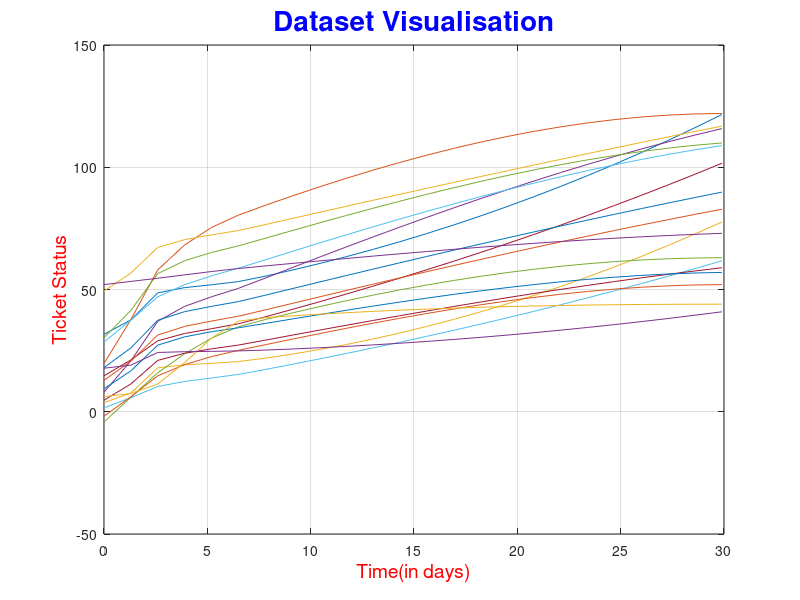

Source code (MATLAB): (Note: this script raises an error after producing the figure.)
 
%Written by- 
%               Satyajit Gantayat,
%               V semester,BTech EEE, 
%               NITK Surathkal,Karnataka
%               Date-29-10-2018

clear
close all
clc

%% preparing data
%data=xlsread('dataset_train ticket.csv'); %reading the excel dataset file
load('data.mat'); %reading the data extracted from the excel file
[row,col]=size(data);
input=data(:,1:col-1); %extracting input and output from the dataset
output=data(:,col);

%% Dataset Visualisation
[in_row,in_col]=size(input);
t=[30,7,2,1];
pos_elem=zeros(row,4);
for i=1:row
    if input(i,5:8)>0==[1 1 1 1]
        pos_elem(i,:)=input(i,5:8);
    end
end
pos_elem= pos_elem(all(pos_elem,2),:);
tt=0:1.3:30;
for i=40:57
    plot(tt,pchip(t,pos_elem(i,:),tt));
    hold on;
end
title('Dataset Visualisation','color','b','FontSize',20);
xlabel('Time(in days)','color','r','FontSize',14);
ylabel('Ticket Status','color','r','FontSize',14);
grid on;

%% Defining Neural Network 
input=input';
targ=output';
net=feedforwardnet([20 20],'trainrp');
net.numInputs=3;
net.inputConnect=[1 1 1;0 0 0;0 0 0];

%input layers definition
net.inputs{1}.name='Travel class'; net.inputs{1}.size=1;
net.inputs{2}.name='Travel date,Month'; net.inputs{2}.size=2;
net.inputs{3}.name='Ticket Status'; net.inputs{3}.size=5;

%parameters modification
net.divideParam.trainRatio=0.8;
net.divideParam.valRatio=0.1;
net.divideParam.testRatio=0.1;

net.layers{1}.transferFcn='logsig';
net.layers{2}.transferFcn='logsig';

net.trainParam.mu=0.005;
net.trainParam.max_fail=8;

view(net)

%% training the network
[net,tr]=train(net,input,targ);
%Visualising the Performance
disp('performance of the network')
plotperform(tr)
%characteristics of the network
disp('characteristics of the network')
disp(tr)

%% Re-training of the obtained net for better performance if necessary
%net=init(net);
%[net,tr]=train(net,input,targ);
